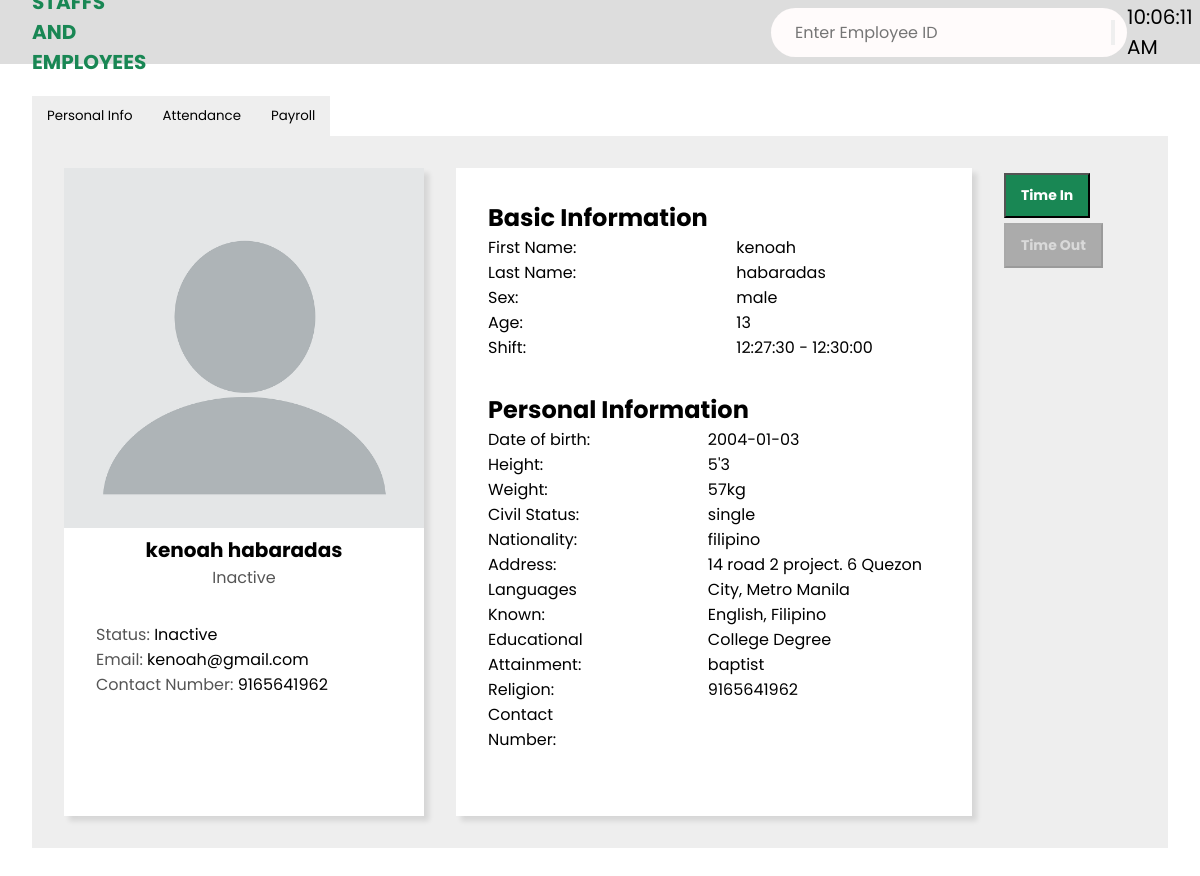
The app's page /employee_portal.php?employee_id=123123, older data.
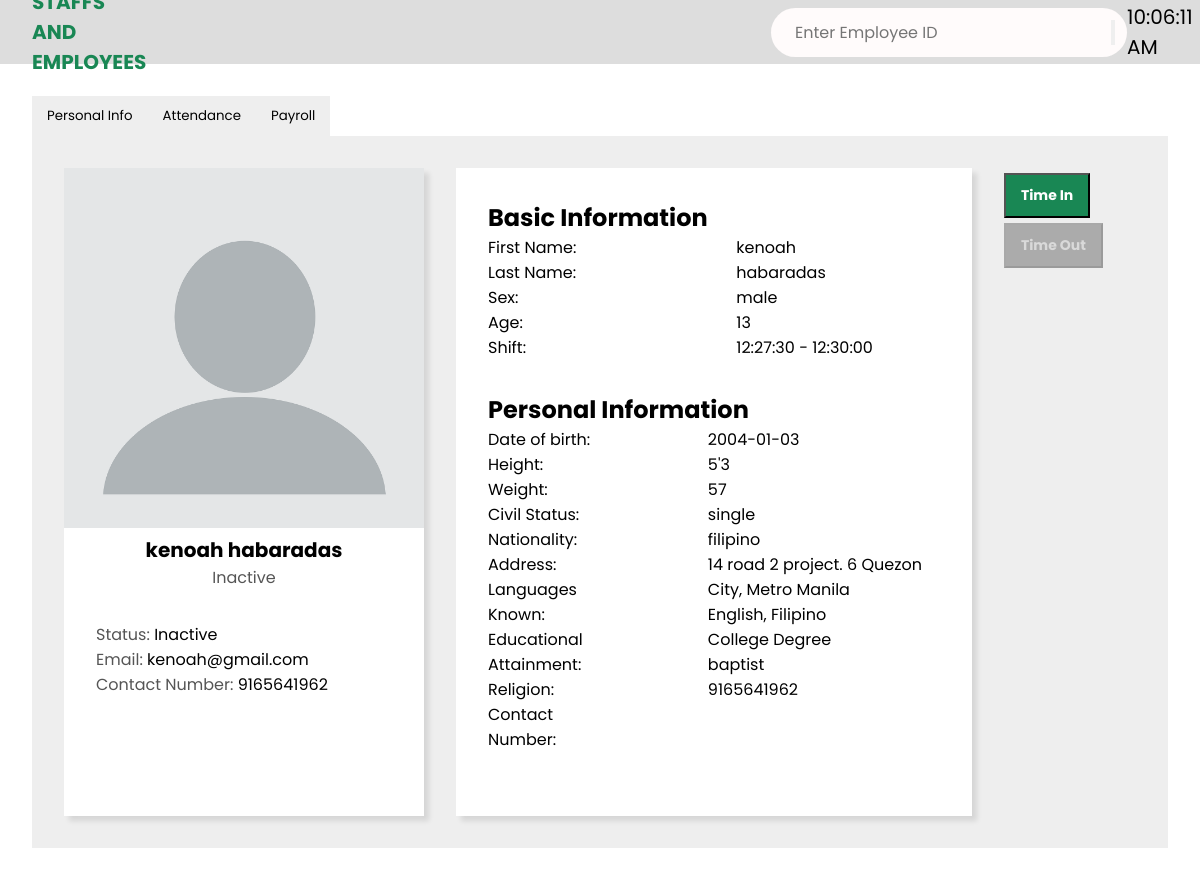
The same page, newer data.
### tables this page shows
CREATE TABLE `staffs_table` (
  `staff_id` int(11) NOT NULL,
  `firstname` varchar(50) NOT NULL,
  `lastname` varchar(50) NOT NULL,
  `sex` varchar(6) NOT NULL,
  `age` int(3) NOT NULL,
  `shift` varchar(11) NOT NULL,
  `shift_start` time NOT NULL,
  `shift_end` time NOT NULL,
  `bdate` date NOT NULL,
  `height` varchar(6) NOT NULL,
  `weight` varchar(6) NOT NULL,
  `civ_stat` varchar(11) NOT NULL,
  `nationality` varchar(50) NOT NULL,
  `address` varchar(100) NOT NULL,
  `languages` varchar(50) NOT NULL,
  `educational_attainment` varchar(50) NOT NULL,
  `religion` varchar(50) NOT NULL,
  `status` varchar(50) NOT NULL,
  `email` varchar(50) NOT NULL,
  `cnum` varchar(11) NOT NULL,
  `assigned_id` int(50) NOT NULL,
  `profile_picture` varchar(255) DEFAULT NULL,
  `position` varchar(100) NOT NULL
);

### employee_portal.php (the view, shortened to what this page needs)
<?php
include "components/logactivity.php";
$staff = [];
if (isset($_GET['employee_id'])) {
    $employee_id = intval($_GET['employee_id']);
    $sql = "SELECT * FROM staffs_table WHERE assigned_id = ?";
    $stmt = $conn->prepare($sql);
    if ($stmt) {
        $stmt->bind_param("i", $employee_id);
        $stmt->execute();
        $result = $stmt->get_result();
        if ($result->num_rows > 0) {
            $staff = $result->fetch_assoc();
        }
    }
}
?>
<!DOCTYPE html>
<html lang="en">
<head>
    <link rel="stylesheet" href="https://cdnjs.cloudflare.com/ajax/libs/font-awesome/4.7.0/css/font-awesome.css" />
    <link rel="stylesheet" href="../styles.css" />
</head>
<body>
    <main>
        <div class="breadcrumbs">
            <div class="left">
                <span>STAFFS AND EMPLOYEES</span>
            </div>
            <form class="emp-id" method="GET" action="">
                <input class="emp-input" type="number" name="employee_id" placeholder="Enter Employee ID" required>
                <button type="submit"></button>
            </form>
            <div class="right">
                <div id="currentTime"></div>
            </div>
        </div>
        <section class="employee-profile-section">
            <div class="profile-container">
                <div class="menu-buttons">
                    <button onclick="showSection('personal-info')">Personal Info</button>
                    <button onclick="showSection('attendance')">Attendance</button>
                    <button onclick="showSection('payslip')">Payroll</button>
                </div>
                <div class="section" id="personal-info" style="display: block;">
                    <div class="personal-info-window">
                        <div class="profile-card">
                            <img src="<?= htmlspecialchars($staff['profile_picture'] ?? '../images/default-profile.png'); ?>" alt="Profile Picture" />
                            <p class="employee-name">
                                <?= htmlspecialchars($staff['firstname'] ?? 'Employee name') . ' ' . htmlspecialchars($staff['lastname'] ?? ''); ?>
                            </p>
                            <p class="employee-role"><?= htmlspecialchars($staff['status'] ?? 'Role'); ?></p>
                            <div class="profile-info">
                                <p>Status: <span><?= htmlspecialchars($staff['status'] ?? ''); ?></span></p>
                                <p>Email: <span><?= htmlspecialchars($staff['email'] ?? ''); ?></span></p>
                                <p>Contact Number: <span><?= htmlspecialchars($staff['cnum'] ?? ''); ?></span></p>
                            </div>
                        </div>
                        <div class="basic-information">
                            <h1>Basic Information</h1>
                            <div class="basic-info-field">
                                <div>
                                    <p>First Name:</p>
                                    <p>Last Name:</p>
                                    <p>Sex:</p>
                                    <p>Age:</p>
                                    <p>Shift:</p>
                                </div>
                                <div>
                                    <p><?= htmlspecialchars($staff['firstname'] ?? ''); ?></p>
                                    <p><?= htmlspecialchars($staff['lastname'] ?? ''); ?></p>
                                    <p><?= htmlspecialchars($staff['sex'] ?? ''); ?></p>
                                    <p><?= htmlspecialchars($staff['age'] ?? ''); ?></p>
                                    <p><?= htmlspecialchars($staff['shift_start'] ?? '') . ' - ' . htmlspecialchars($staff['shift_end'] ?? ''); ?></p>
                                </div>
                            </div>
                            <h1>Personal Information</h1>
                            <div class="personal-information-field">
                                <div>
                                    <p>Date of birth:</p>
                                    <p>Height:</p>
                                    <p>Weight:</p>
                                    <p>Civil Status:</p>
                                    <p>Nationality:</p>
                                    <p>Address:</p>
                                    <p>Languages Known:</p>
                                    <p>Educational Attainment:</p>
                                    <p>Religion:</p>
                                    <p>Contact Number:</p>
                                </div>
                                <div>
                                    <p><?= htmlspecialchars($staff['bdate'] ?? ''); ?></p>
                                    <p><?= htmlspecialchars($staff['height'] ?? ''); ?></p>
                                    <p><?= htmlspecialchars($staff['weight'] ?? ''); ?></p>
                                    <p><?= htmlspecialchars($staff['civ_stat'] ?? ''); ?></p>
                                    <p><?= htmlspecialchars($staff['nationality'] ?? ''); ?></p>
                                    <p><?= htmlspecialchars($staff['address'] ?? ''); ?></p>
                                    <p><?= htmlspecialchars($staff['languages'] ?? ''); ?></p>
                                    <p><?= htmlspecialchars($staff['educational_attainment'] ?? ''); ?></p>
                                    <p><?= htmlspecialchars($staff['religion'] ?? ''); ?></p>
                                    <p><?= htmlspecialchars($staff['cnum'] ?? ''); ?></p>
                                </div>
                            </div>
                        </div>
                        <div class="attendance-buttons">
     <form method="POST" action="" id="attendanceForm">
        <button type="button" id="timeInButton" class="portal-btn" <?php echo (empty($staff['assigned_id']) || $staff['status'] !== 'Inactive')? 'disabled' : ''; ?>>Time In</button>
        <button type="button" id="timeOutButton" class="portal-btn" <?php echo (empty($staff['assigned_id']) || $staff['status'] !== 'Active') ? 'disabled' : ''; ?>>Time Out</button>
    </form>
</div>
</div>
</div>
        </section>
    </main>
</body>
</html>

### styles.css (style rules this page uses)
* { margin: 0; padding: 0; box-sizing: border-box; font-family: "Poppins", sans-serif; }
body { min-height: 100vh; }
.breadcrumbs { width: 100%; height: 64px; background-color: #ddd; padding: 0 2rem; display: flex; align-items: center; justify-content: space-between; }
.breadcrumbs .left span { color: #198754; font-weight: 700; font-size: 20px; }
.breadcrumbs .right { display: flex; gap: 2rem; font-size: 20px; }
.section { display: none; }
.employee-profile-section { padding: 2rem; }
.menu-buttons { display: flex; }
.menu-buttons button { padding: 10px 15px; border: none; background-color: #eee; cursor: pointer; transition: 0.3 ease-in-out; }
.personal-info-window { display: flex; justify-content: center; background-color: #eee; padding: 2rem; gap: 2rem; }
.profile-card { background-color: #fff; box-shadow: 5px 5px 5px rgba(0, 0, 0, 0.1); }
.profile-card img { width: 360px; }
.profile-card .employee-name { text-align: center; font-size: 20px; font-weight: 700; }
.profile-card .employee-role { text-align: center; color: #555; }
.profile-info { padding: 2rem; }
.profile-info p { color: #555; }
.profile-info p span { color: black; }
.basic-information { background-color: #fff; padding: 2rem; box-shadow: 5px 5px 5px rgba(0, 0, 0, 0.1); }
.basic-info-field { display: flex; gap: 10rem; margin-bottom: 2rem; }
.personal-information-field { display: flex; gap: 6rem; margin-bottom: 2rem; }
.emp-input { font-size: 16px; margin-left:12px ; outline: none; border: none; background: transparent; }
.emp-id { display: flex; margin-left: 55%; padding: 12px; border-radius: 28px; background-color: rgb(255, 251, 251); }
.portal-btn { text-decoration: none; background-color: #198754; padding: 10px 15px; color: #fff; font-size: 14px; font-weight: 700; transition: 0.3s ease-in-out; margin-top: 5px; }
.portal-btn:disabled { background-color: gray; color: #ccc; cursor: not-allowed; opacity: 0.6; }

Row changes from the older to the newer data that the page shows:
changed staffs_table "kenoah": weight "57kg" → "57"
